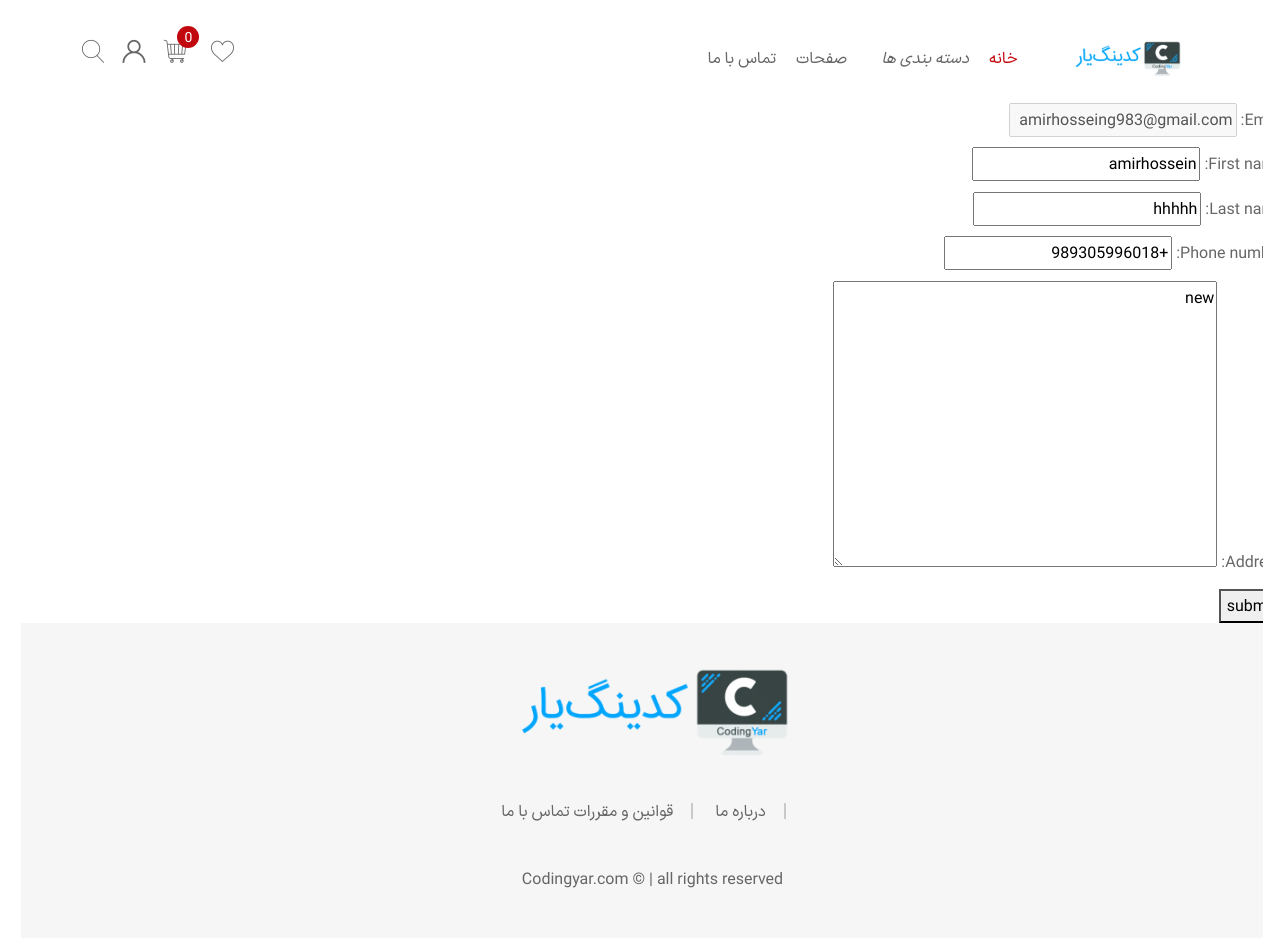
Screenshot of /store/profile/ (signed in) with the database file from the repository.
### core/models.py (models this page shows)
class CustomUser(AbstractUser):
    email = models.EmailField(unique=True)

### store/models.py (models this page shows, shortened)
class Profile(models.Model):
    user = models.OneToOneField(settings.AUTH_USER_MODEL, on_delete=models.CASCADE)
    address = models.TextField(null=True, blank=True)
    phone_number = PhoneNumberField(region="IR", null=True, blank=True)

### store/views.py (the view)
# urls.py: path('profile/', views.update_profile, name='profile'),
@login_required
def update_profile(request):
    profile = get_object_or_404(Profile, user=request.user)
    if request.method == "GET":
        form = ProfileForm(request=request, initial={
            'first_name': request.user.first_name,
            'last_name': request.user.last_name,
            'email': request.user.email,
            'phone_number': profile.phone_number,
            'address': profile.address,
        })
    else:
        form = ProfileForm(request.POST, request=request)
        if form.is_valid():
            form.save()
            return redirect('product-list')
    return render(request, 'store/profile_update.html',  context={'form': form})

### store/forms.py (shortened to what this page needs)
class ProfileForm(forms.Form):
    email = forms.EmailField(disabled=True)
    first_name = forms.CharField(max_length=255)
    last_name = forms.CharField(max_length=255)
    phone_number = PhoneNumberField(region='IR')
    address = forms.CharField(widget=forms.Textarea, max_length=1000)
    def __init__(self, *args, **kwargs):
        self.request = kwargs.pop('request', None)
        super().__init__(*args, **kwargs)
        self.fields['email'].disabled = True
        self.fields['email'].required = False

### store/cart.py (called while the page is built)
    def total_price(self):
        total = 0
        product_ids = list(map(int, self.cart.keys()))
        for product in Product.objects.filter(id__in=product_ids):
            quantity = self.cart[str(product.id)]['quantity']
            total += product.final_price() * quantity
        return total

    def __len__(self):
        return len(self.cart.keys())

### store/context_processor.py (called while the page is built)
def cart_processor(request):
    cart = Cart(request)
    return {'cart': cart}

def category_processor(request):
    query = Category.objects.all()
    return {'categories': query}

### store/templates/store/profile_update.html (shortened to what this page needs)
{% extends '_base.html' %}
{% block content %}
    <form action="" method="post">
    {{ form.as_p }}
    <button type="submit"> submit</button>
    </form>
{% endblock %}

### static/css/_base.css (style rules this page uses)
body { font-family: "IRANSansX", serif; text-align:right !important; }

### rows the page displays
CustomUser: email "amirhosseing983@gmail.com", first_name "amirhossein", last_name "hhhhh"
Profile: phone_number "+989305996018", address "new"

### other values shown
{{ cart|length }} "0"
